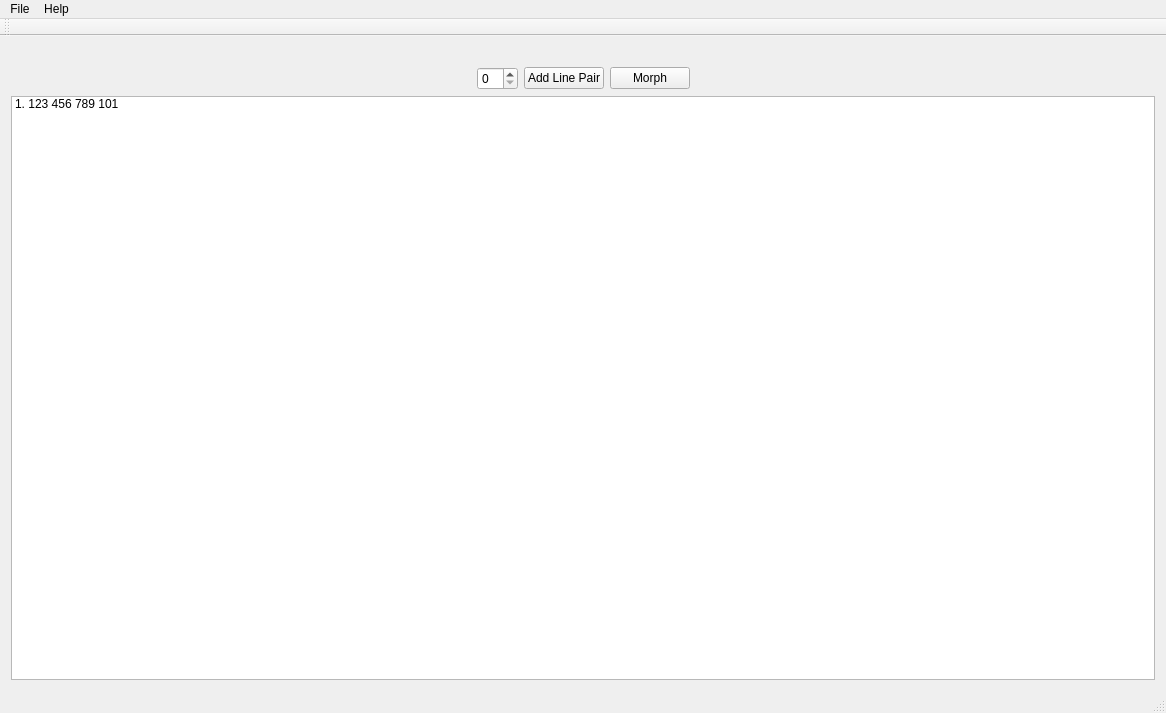
<?xml version="1.0" encoding="UTF-8"?>
<ui version="4.0">
 <class>MainWindow</class>
 <widget class="QMainWindow" name="MainWindow">
  <property name="geometry">
   <rect>
    <x>0</x>
    <y>0</y>
    <width>1166</width>
    <height>713</height>
   </rect>
  </property>
  <property name="sizePolicy">
   <sizepolicy hsizetype="MinimumExpanding" vsizetype="MinimumExpanding">
    <horstretch>0</horstretch>
    <verstretch>0</verstretch>
   </sizepolicy>
  </property>
  <property name="windowTitle">
   <string>MainWindow</string>
  </property>
  <widget class="QWidget" name="centralWidget">
   <property name="sizePolicy">
    <sizepolicy hsizetype="MinimumExpanding" vsizetype="MinimumExpanding">
     <horstretch>0</horstretch>
     <verstretch>0</verstretch>
    </sizepolicy>
   </property>
   <layout class="QVBoxLayout" name="verticalLayout">
    <item>
     <layout class="QHBoxLayout" name="horizontalLayout_2">
      <item>
       <widget class="QLabel" name="label">
        <property name="text">
         <string/>
        </property>
        <property name="pixmap">
         <pixmap resource="pics.qrc">:/metig2.jpg</pixmap>
        </property>
        <property name="scaledContents">
         <bool>true</bool>
        </property>
       </widget>
      </item>
      <item>
       <widget class="QLabel" name="label_2">
        <property name="text">
         <string/>
        </property>
        <property name="pixmap">
         <pixmap resource="pics.qrc">:/tiger.jpg</pixmap>
        </property>
        <property name="scaledContents">
         <bool>true</bool>
        </property>
       </widget>
      </item>
     </layout>
    </item>
    <item>
     <layout class="QHBoxLayout" name="horizontalLayout_3">
      <item>
       <spacer name="horizontalSpacer">
        <property name="orientation">
         <enum>Qt::Horizontal</enum>
        </property>
        <property name="sizeHint" stdset="0">
         <size>
          <width>40</width>
          <height>20</height>
         </size>
        </property>
       </spacer>
      </item>
      <item>
       <widget class="QSpinBox" name="spinBox"/>
      </item>
      <item>
       <widget class="QPushButton" name="pushButton">
        <property name="text">
         <string>Add Line Pair</string>
        </property>
       </widget>
      </item>
      <item>
       <widget class="QPushButton" name="pushButton_2">
        <property name="text">
         <string>Morph</string>
        </property>
       </widget>
      </item>
      <item>
       <spacer name="horizontalSpacer_2">
        <property name="orientation">
         <enum>Qt::Horizontal</enum>
        </property>
        <property name="sizeHint" stdset="0">
         <size>
          <width>40</width>
          <height>20</height>
         </size>
        </property>
       </spacer>
      </item>
     </layout>
    </item>
    <item>
     <widget class="QListWidget" name="listWidget">
      <item>
       <property name="text">
        <string>1. 123 456 789 101</string>
       </property>
      </item>
     </widget>
    </item>
   </layout>
  </widget>
  <widget class="QMenuBar" name="menuBar">
   <property name="geometry">
    <rect>
     <x>0</x>
     <y>0</y>
     <width>1166</width>
     <height>18</height>
    </rect>
   </property>
   <widget class="QMenu" name="menuFile">
    <property name="title">
     <string>File</string>
    </property>
    <addaction name="actionSave"/>
   </widget>
   <widget class="QMenu" name="menuHelp">
    <property name="title">
     <string>Help</string>
    </property>
    <addaction name="actionAbout"/>
   </widget>
   <addaction name="menuFile"/>
   <addaction name="menuHelp"/>
  </widget>
  <widget class="QToolBar" name="mainToolBar">
   <attribute name="toolBarArea">
    <enum>TopToolBarArea</enum>
   </attribute>
   <attribute name="toolBarBreak">
    <bool>false</bool>
   </attribute>
  </widget>
  <widget class="QStatusBar" name="statusBar"/>
  <action name="actionSave">
   <property name="text">
    <string>Save</string>
   </property>
  </action>
  <action name="actionAbout">
   <property name="text">
    <string>About</string>
   </property>
  </action>
 </widget>
 <layoutdefault spacing="6" margin="11"/>
 <resources>
  <include location="pics.qrc"/>
 </resources>
 <connections/>
</ui>
